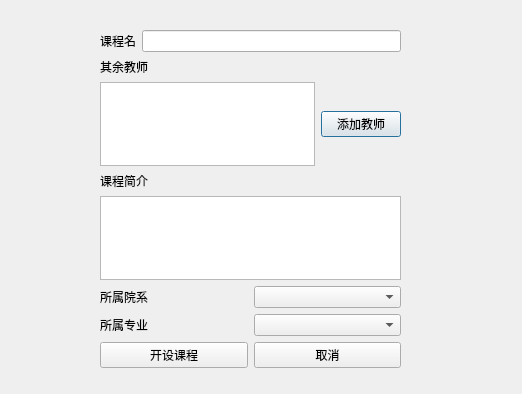
<?xml version="1.0" encoding="UTF-8"?>
<ui version="4.0">
 <class>CreateCourse</class>
 <widget class="QDialog" name="CreateCourse">
  <property name="geometry">
   <rect>
    <x>0</x>
    <y>0</y>
    <width>522</width>
    <height>394</height>
   </rect>
  </property>
  <property name="windowTitle">
   <string>Dialog</string>
  </property>
  <widget class="QWidget" name="layoutWidget">
   <property name="geometry">
    <rect>
     <x>100</x>
     <y>30</y>
     <width>301</width>
     <height>338</height>
    </rect>
   </property>
   <layout class="QVBoxLayout" name="verticalLayout">
    <item>
     <layout class="QHBoxLayout" name="horizontalLayout">
      <item>
       <widget class="QLabel" name="label">
        <property name="text">
         <string>课程名</string>
        </property>
       </widget>
      </item>
      <item>
       <widget class="QLineEdit" name="course_cname_edit"/>
      </item>
     </layout>
    </item>
    <item>
     <layout class="QVBoxLayout" name="verticalLayout_3">
      <item>
       <widget class="QLabel" name="label_3">
        <property name="text">
         <string>其余教师</string>
        </property>
       </widget>
      </item>
      <item>
       <layout class="QHBoxLayout" name="horizontalLayout_5">
        <item>
         <widget class="QListWidget" name="course_cteacher_list"/>
        </item>
        <item>
         <widget class="QPushButton" name="course_add_teacher_btn">
          <property name="text">
           <string>添加教师</string>
          </property>
         </widget>
        </item>
       </layout>
      </item>
     </layout>
    </item>
    <item>
     <layout class="QVBoxLayout" name="verticalLayout_4">
      <item>
       <widget class="QLabel" name="label_6">
        <property name="text">
         <string>课程简介</string>
        </property>
       </widget>
      </item>
      <item>
       <widget class="QTextEdit" name="course_cintro_text"/>
      </item>
     </layout>
    </item>
    <item>
     <layout class="QHBoxLayout" name="horizontalLayout_2">
      <item>
       <widget class="QLabel" name="label_2">
        <property name="text">
         <string>所属院系</string>
        </property>
       </widget>
      </item>
      <item>
       <widget class="QComboBox" name="course_cdept_combo"/>
      </item>
     </layout>
    </item>
    <item>
     <layout class="QHBoxLayout" name="horizontalLayout_3">
      <item>
       <widget class="QLabel" name="label_4">
        <property name="text">
         <string>所属专业</string>
        </property>
       </widget>
      </item>
      <item>
       <widget class="QComboBox" name="course_cmajor_combo"/>
      </item>
     </layout>
    </item>
    <item>
     <layout class="QHBoxLayout" name="horizontalLayout_4">
      <item>
       <widget class="QPushButton" name="course_create_btn">
        <property name="text">
         <string>开设课程</string>
        </property>
       </widget>
      </item>
      <item>
       <widget class="QPushButton" name="course_cancel_btn">
        <property name="text">
         <string>取消</string>
        </property>
       </widget>
      </item>
     </layout>
    </item>
   </layout>
  </widget>
 </widget>
 <resources/>
 <connections/>
</ui>
